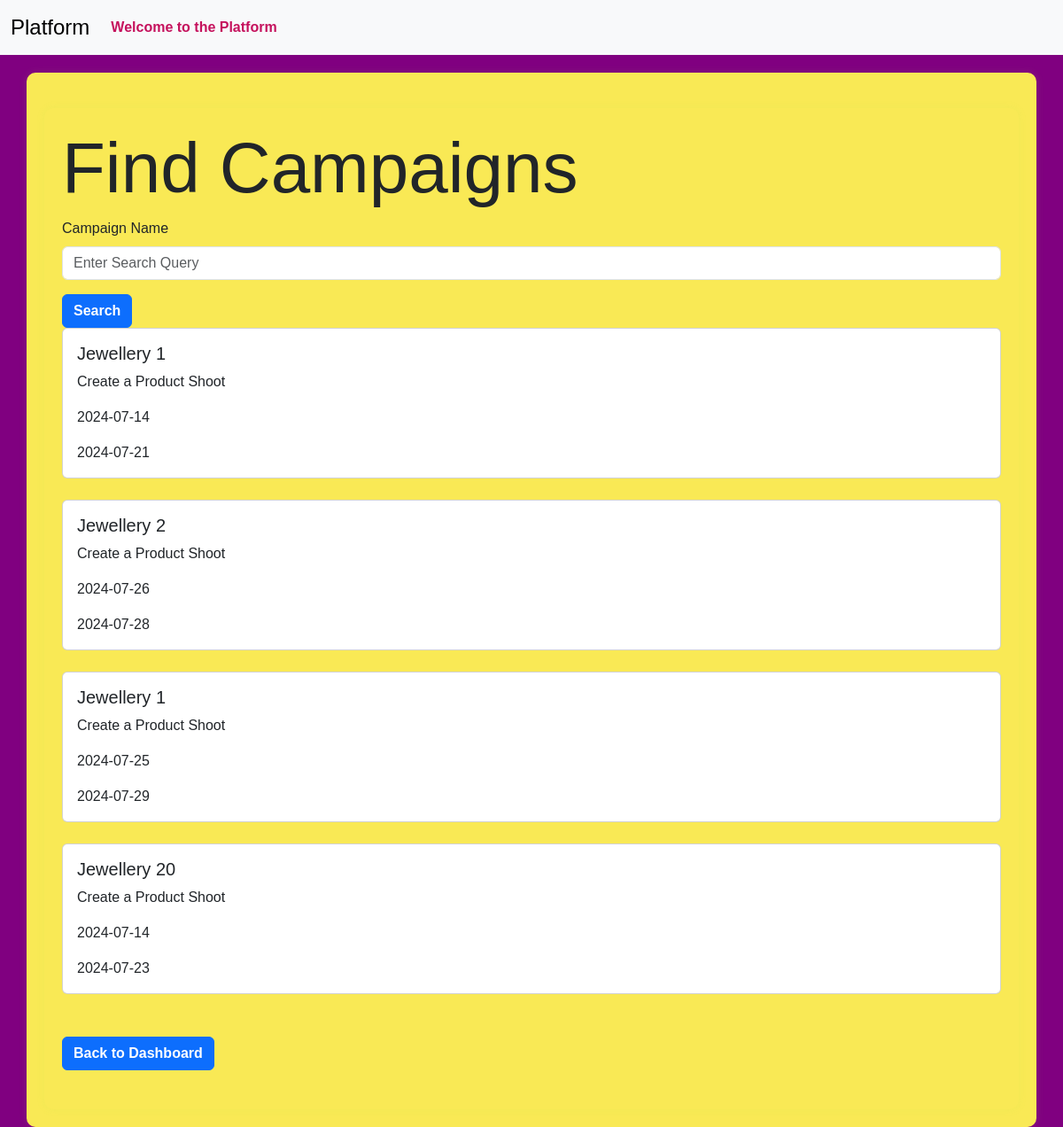
Before: /influencer/find-campaigns (signed in) with the older database file.
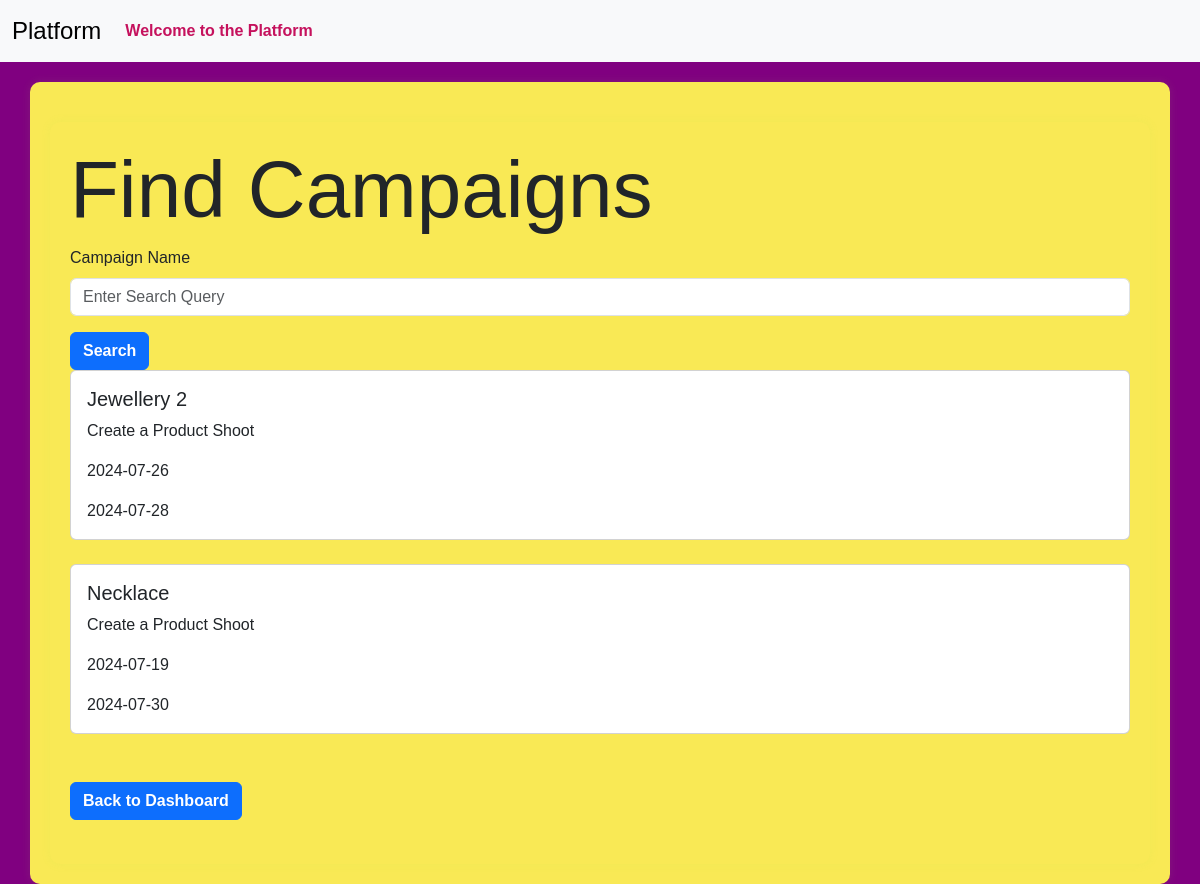
After: the same page with the newer database file.
### models.py (models this page shows)
class Campaign(db.Model):
    __tablename__ = 'campaign'
    id = Column(Integer, primary_key=True)
    name = Column(String(256), unique=False)
    description = Column(Text, nullable=True)
    start_date = Column(Date, nullable=False,default=date.today())
    end_date = Column(Date, nullable=False,default=lambda:date.today()+timedelta(days=30))
    budget = Column(Float, nullable=False,default=0.0)
    visibility = Column(Enum('public', 'private', name='visibility_enum'), nullable=False, default='public')
    sponsor_id = Column(Integer, ForeignKey('sponsor.id'), nullable=False)
    flagged = Column(Boolean, default=False)
    status = Column(String(20), nullable=False,default='In Progress')
    niche = db.Column(db.Enum(NicheEnum), nullable=True)
    completion_status = Column(Boolean, default=False)
    sponsor = relationship('Sponsor', backref='campaigns', overlaps="sponsor_campaigns,sponsor_relation")

### routes.py (the view)
@app.route('/influencer/find-campaigns', methods=['GET','POST'])
@auth_required
def find_campaigns():
    if current_user.flagged:
        flash('You have been flagged by the Admin. You can not find any campaigns.','danger')
        return redirect(url_for('influencer_dashboard'))
    influencer_id=session.get('user_id')
    influencer=Influencer.query.get(influencer_id)
    niche=Influencer.niche
    if request.method=='POST':
        search_query=request.form.get('searchQuery','').strip()
        campaigns = Campaign.query.filter(
        (Campaign.visibility == 'public') |
        ((Campaign.visibility == 'private') & (Campaign.niche == niche)) &
        (Campaign.status != 'Completed') & (Campaign.name.ilike(f'%{search_query}%'))).all()
    else:
        campaigns = Campaign.query.filter(
        (Campaign.visibility == 'public') |
        ((Campaign.visibility == 'private') & (Campaign.niche == niche)) &
        (Campaign.status != 'Completed')
    ).all()
    return render_template('find_campaigns.html',campaigns=campaigns)

### app.py (called while the page is built)
@login_manager.user_loader
def load_user(user_id):
    return User.query.get(int(user_id))

### routes.py (called while the page is built)
def auth_required(func):
    @wraps(func)
    def inner(*args,**kwargs):
        if 'user_id' in session:
            return func(*args,**kwargs)
        else:
           flash('Kindly login first.')
           return redirect(url_for('login'))
    return inner

### templates/find_campaigns.html (shortened to what this page needs)
{% extends 'layout.html' %}
{% block content %}
<div class="container">
    <h1 class="display-1">Find Campaigns</h1>
    <form action="{{url_for('find_campaigns')}}" method="post">
        <div class="mb-3">
            <label for="searchQuery" class="form-label">Campaign Name</label>
            <input type="text" class="form-control" id="searchQuery" name="searchQuery" placeholder="Enter Search Query">
        </div>
        <button type="submit" class="btn btn-primary">Search</button>
    </form>
    <div class="row row-cols-1 row cols md-2 g-4">
        {% for campaign in campaigns %}
        <div class="col">
            <div class="card">
                <div class="card-body">
                    <h5 class="card-title">{{campaign.name}}</h5>
                    <p class="card-text">{{campaign.description}}</p>
                    <p class="card-text">{{campaign.start_date}}</p>
                    <p class="card-text">{{campaign.end_date}}</p>
                </div>
            </div>
        </div>
        {% endfor %}
    </div><br><br>
    <a href="{{url_for('influencer_dashboard')}}" class="btn btn-primary">Back to Dashboard</a><br><br>
</div>
{% endblock %}

### templates/layout.html (shortened to what this page needs)
<!DOCTYPE html>
<html lang="en">
<head>
  <link href="https://cdn.jsdelivr.net/npm/bootstrap@5.3.3/dist/css/bootstrap.min.css" rel="stylesheet">
  {% block style %}
         <link href="{{url_for('static',filename='profile_pictures/style.css')}}" rel="stylesheet">
  {% endblock %}
</head>
<body>
<nav class="navbar navbar-expand-lg bg-body-tertiary">
        <div class="container-fluid">
          <a class="navbar-brand" href="#">Platform</a>
          <div class="collapse navbar-collapse" id="navbarSupportedContent">
            <ul class="navbar-nav me-auto mb-2 mb-lg-0">
              {% if 'user_id' in session %}
                <li class="nav-item">
                  <a class="nav-link" href="#">Welcome to the Platform</a>
                </li>
              {% endif %}
            </ul>
          </div>
        </div>
</nav>
<div class="container">
    {% block content %}
    {% endblock %}
</div>
</body>
</html>

### static/profile_pictures/style.css (style rules this page uses)
body { font-family: 'Arial', sans-serif; background-color:#800080; }
.navbar { margin-bottom: 20px; }
.navbar-brand { font-size: 1.5rem; }
.nav-link { color: #c5125d; font-weight: bold; }
.container { margin-top: 20px; background-color: #f9e955; padding: 20px; border-radius: 10px; box-shadow: 0px 0px 10px rgba(154, 241, 83, 0.1); }
.btn { font-weight: bold; }

Changed rows visible on the page:
no longer on this page (row edited): Campaign: name "Jewellery 1", description "Create a Product Shoot", start_date "2024-07-14", end_date "2024-07-21"
removed Campaign: name "Jewellery 1", description "Create a Product Shoot", start_date "2024-07-25", end_date "2024-07-29"
removed Campaign: name "Jewellery 20", description "Create a Product Shoot", start_date "2024-07-14", end_date "2024-07-23"
added Campaign: name "Necklace", description "Create a Product Shoot", start_date "2024-07-19", end_date "2024-07-30"
